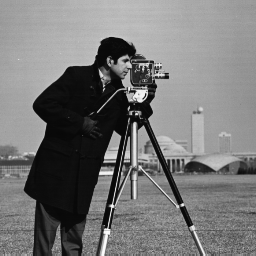
#> input picture U4/cameraman.tif, 256 x 256 px, given in place of circuit_board_noise.tif, which was not available
$ python PDI_U4_Restauracion_p1_Ruido.py   (older library calls are emulated)
#> lines starting #> are read from the running program, lines starting #| are printed output that depends on the picture; pictures that were not available may be replaced by others from this repository, and a replacement may not be noted
# VISTO !

import cv2
import numpy as np
import matplotlib.pyplot as plt

# Definimos función para mostrar imágenes
def imshow(img, new_fig=True, title=None, color_img=False, blocking=False, colorbar=True, ticks=False):
    if new_fig:
        plt.figure()
    if color_img:
        plt.imshow(img)
    else:
        plt.imshow(img, cmap='gray')
    plt.title(title)
    if not ticks:
        plt.xticks([]), plt.yticks([])
    if colorbar:
        plt.colorbar()
    if new_fig:
        plt.show(block=blocking)

# --- Analisis tipo de ruido ----------------------------------------------------------------------
img = cv2.imread('circuit_board_noise.tif', cv2.IMREAD_GRAYSCALE)
#> img is the input picture: shape (256, 256); min 7, max 253, mean 118.7
img.shape
imshow(img, title="Imagen Original", ticks=True)

r_ini, r_end = 500, 580
c_ini, c_end = 280, 400
roi = img[r_ini:r_end, c_ini:c_end]
#> roi = empty array
imshow(roi, title="ROI", ticks=True)
# plt.figure(), plt.imshow(roi, cmap="gray", vmin=0, vmax=255), plt.show(block=False)

m = np.mean(roi)
#> m = nan
std = np.std(roi)
#> std = nan
hist, bins = np.histogram(roi.flatten(), 256, [0, 256])
#> hist = 256 values from 0 to 0; bins = 257 values from 0 to 256

plt.figure()
plt.subplot(121), plt.imshow(roi, cmap='gray'), plt.title('ROI')
plt.subplot(122), plt.plot(bins[:-1], hist), plt.title('Histograma')
plt.axvline(m, color='k', linestyle='dashed', linewidth=1)
plt.axvline(m-std, color='r', linestyle='dashed', linewidth=1)
plt.axvline(m+std, color='r', linestyle='dashed', linewidth=1)
plt.show(block=False)

# === Imagen Original =============================================
img_orig = cv2.imread('circuit_board.tif', cv2.IMREAD_GRAYSCALE)
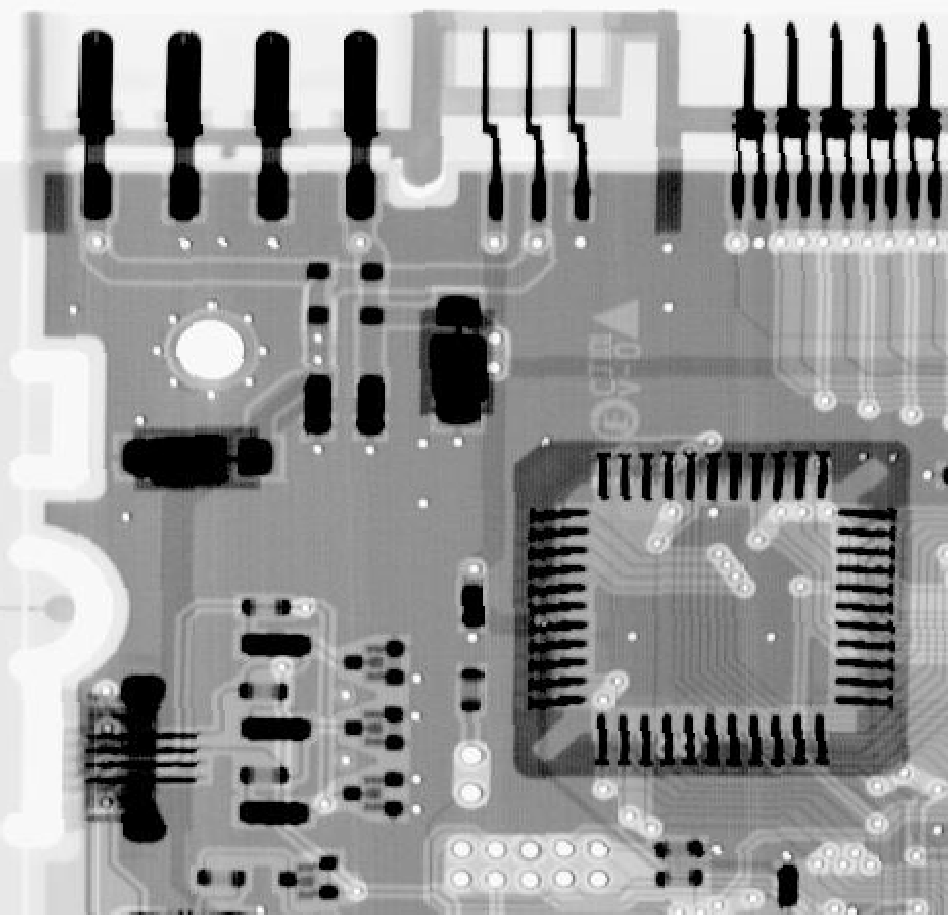
#> input picture U4/circuit_board.tif, 948 x 915 px
#> img_orig is the input picture: shape (915, 948); min 0, max 255, mean 150.8
imshow(img_orig, title="Imagen Original", ticks=True)
roi_orig = img_orig[r_ini:r_end, c_ini:c_end]
imshow(roi_orig, title="ROI", ticks=True)
#> call 4 of imshow, with new_fig = True, title = 'ROI', color_img = False, blocking = False, colorbar = True, ticks = True
#> in imshow (call 4), `plt.show(block=blocking)`:
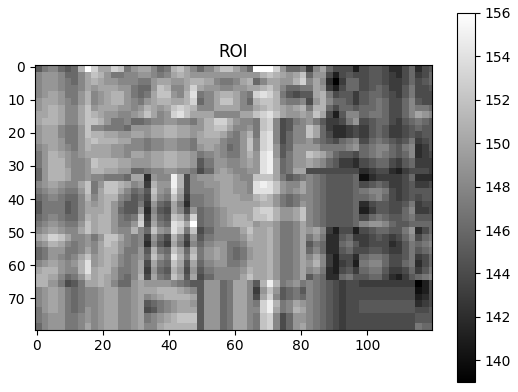
#> figure drawn by matplotlib, 2 panels

m_orig = np.mean(roi_orig)
#> m_orig = 147.7
std_orig = np.std(roi_orig)
#> std_orig = 2.73
hist_orig, bins_orig = np.histogram(roi_orig.flatten(), 256, [0, 256])
#> hist_orig = 256 values, max 1376 at index 149, min 0 at index 0, mean 37.5; bins_orig = 257 values from 0 to 256
plt.figure()
plt.subplot(221), plt.imshow(roi_orig, cmap='gray'), plt.title('ROI original')
plt.subplot(222), plt.imshow(roi, cmap='gray'), plt.title('ROI')
plt.subplot(223), plt.plot(bins_orig[:-1], hist_orig), plt.title('Histograma original')
plt.subplot(224), plt.plot(bins[:-1], hist), plt.title('Histograma')
plt.show(block=False)
#> figure, not shown here; panel 3: curve peaks at x = 149, y = 1376
# ==================================================================

# --- Otro ejemplo: Ruido uniforme -----------------------------------------------------------------------------
img = cv2.imread('circuit_board.tif', cv2.IMREAD_GRAYSCALE)
img.dtype
img.min()
img.max()

# --- Agrego ruido uniforme ----------------------
noise = np.random.rand(*img.shape)
noise_sc = noise*100
noise_sc.max()
noise_sc.min()
# imshow(noise_sc)

img_f = img.astype(np.float64)
imgn = img_f + noise_sc
imgn.max()
# imgn = np.uint8(255*(imgn/imgn.max()))  # Para analizar... que pasa si escalo y convierto a uint8? Comparar histogramas de ambas ROIs

plt.figure()
ax1=plt.subplot(121); plt.imshow(img, cmap='gray'), plt.title('Imagen Original')
plt.subplot(122,sharex=ax1, sharey=ax1), plt.imshow(imgn, cmap='gray'), plt.title('Imagen Ruidosa')
plt.show(block=False)

# --- Obtengo ROI y analizo ----------------------
r_ini, r_end = 500, 580
c_ini, c_end = 280, 400
roi = imgn[r_ini:r_end, c_ini:c_end]
imshow(roi, title="ROI", ticks=True)
#> in imshow (call 5), `plt.show(block=blocking)`:
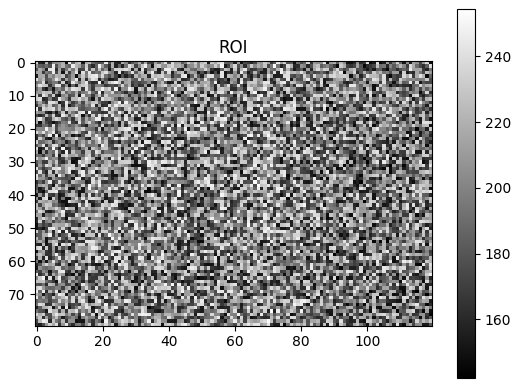
#> figure drawn by matplotlib, 2 panels

m = np.mean(roi)
#> m = 197.6
hist, bins = np.histogram(roi.flatten(), 256, [0, 256])
#> hist = 256 values, max 131 at index 169, min 0 at index 0, mean 37.5

plt.figure()
plt.subplot(121), plt.imshow(roi, cmap='gray'), plt.title('ROI')
plt.subplot(122), plt.plot(bins[:-1], hist), plt.title('Histograma')
plt.show(block=False)
#> figure, not shown here; panel 2: curve peaks at x = 169, y = 131

plt.figure()
plt.subplot(221), plt.imshow(roi_orig, cmap='gray'), plt.title('ROI Original')
plt.subplot(222), plt.imshow(roi, cmap='gray'), plt.title('ROI (ruido)')
plt.subplot(223), plt.plot(bins_orig[:-1], hist_orig), plt.title('Histograma Original')
plt.subplot(224), plt.plot(bins[:-1], hist), plt.title('Histograma (ruido)')
plt.show(block=False)
#> figure, not shown here; panel 3: curve peaks at x = 149, y = 1376; panel 4: curve peaks at x = 169, y = 131


# -----------------------------------------------------------------------------------------
# --- Ejemplo filtrado espacial: Contrharmonic mean (salt, pepper) ------------------------
# -----------------------------------------------------------------------------------------
def imnoise_pepper(img, p=0.2):
#> called with p = 0.3
    img_noise = img.copy()
    x = np.random.rand(*img.shape)
    img_noise[x<p] = 0
    return img_noise

def imnoise_salt(img, p=0.2):
    img_noise = img.copy()
    x = np.random.rand(*img.shape)
    img_noise[x<p] = 255
    return img_noise

def charmean(imgn, k=3, Q=1.5):
#> called with k = 3, Q = 1.5
    imgn_f = imgn.astype(np.float64)
    if Q<0:
        imgn_f += np.finfo(float).eps
    w = np.ones((k,k))
    I_num = cv2.filter2D(imgn_f**(Q+1), cv2.CV_64F, w)
    I_den = cv2.filter2D(imgn_f**Q, cv2.CV_64F, w)
    I = I_num/(I_den + np.finfo(float).eps)
    return I

# --- Ruido pepper ----------------------------------------------
img = cv2.imread('circuit_board.tif', cv2.IMREAD_GRAYSCALE)
imgn = imnoise_pepper(img, 0.3)
# imgn = imnoise_pepper(img, 0.1)
# imgn = imnoise_pepper(img, 0.2)
imshow(imgn, title="Imagen con Ruido Pepper")

# Aplico el filtrado espacial filtrado espacial "Contrharmonic-Mean"
imgn_ch_filt = charmean(imgn, 3, 1.5)
imshow(imgn_ch_filt)

# También aplicamos filtro de mediana para comparar
imgn_median_filt3 = cv2.medianBlur(imgn, 3)
imgn_median_filt5 = cv2.medianBlur(imgn, 5)

# Comparamos
plt.figure()
ax1=plt.subplot(221); imshow(imgn, new_fig=False, colorbar=False, title="Imagen ruidosa")
plt.subplot(222, sharex=ax1, sharey=ax1), imshow(imgn_ch_filt, new_fig=False, colorbar=False, title="charmean")
plt.subplot(223, sharex=ax1, sharey=ax1), imshow(imgn_median_filt3, new_fig=False, colorbar=False, title="Median 3")
plt.subplot(224, sharex=ax1, sharey=ax1), imshow(imgn_median_filt5, new_fig=False, colorbar=False, title="Median 7")
plt.show(block=False)

# --- Ruido salt ----------------------------------------------
img = cv2.imread('circuit_board.tif', cv2.IMREAD_GRAYSCALE)
imgn = imnoise_salt(img, 0.3)
#> in imnoise_salt, `img_noise[x<p] = 255`:
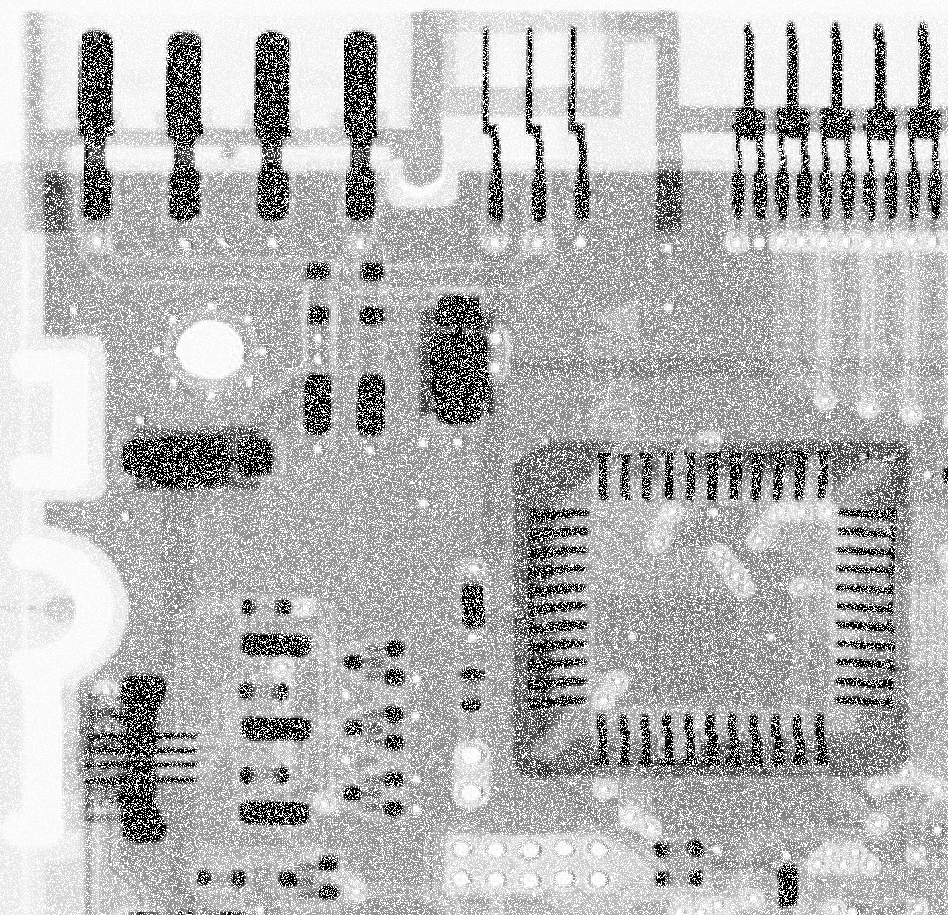
#> img_noise: shape (915, 948); min 0, max 255, mean 182.1
# imgn = imnoise_salt(img, 0.1)
# imgn = imnoise_salt(img, 0.2)
imshow(imgn, title="Imagen con Ruido Salt")

# Aplico el filtrado espacial filtrado espacial "Contrharmonic-Mean"
imgn_ch_filt = charmean(imgn, 3, -1.5)
#> call 2 of charmean, with k = 3, Q = -1.5
#> in charmean (call 2), `imgn_f += np.finfo(float).eps`: imgn_f: shape (915, 948) float64; min 2.22e-16, max 255, mean 182.1
#> in charmean (call 2), `I_num = cv2.filter2D(imgn_f**(Q+1), cv2.CV_64F, w)`:
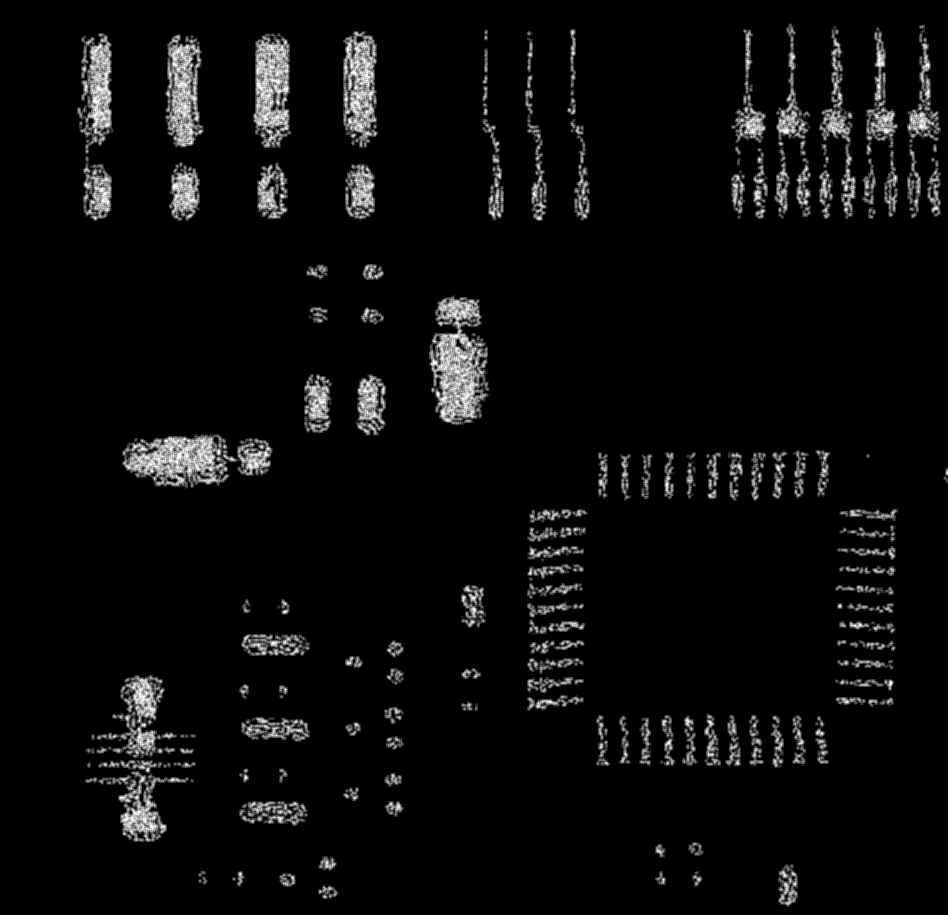
#> I_num: shape (915, 948) float64; min 0.564, max 603979776, mean 26850741.4; drawn with min black and max white
imshow(imgn_ch_filt)
#> in imshow (call 13), `plt.show(block=blocking)`:
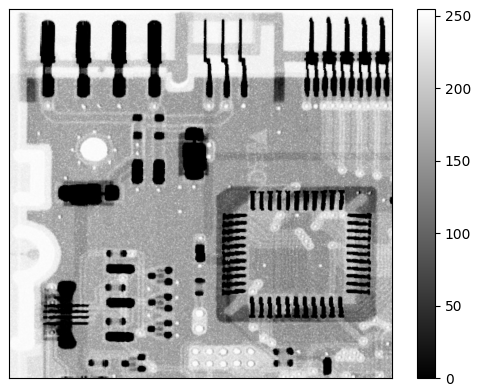
#> figure drawn by matplotlib, 2 panels

# También aplicamos filtro de mediana para comparar
imgn_median_filt3 = cv2.medianBlur(imgn, 3)
imgn_median_filt5 = cv2.medianBlur(imgn, 5)
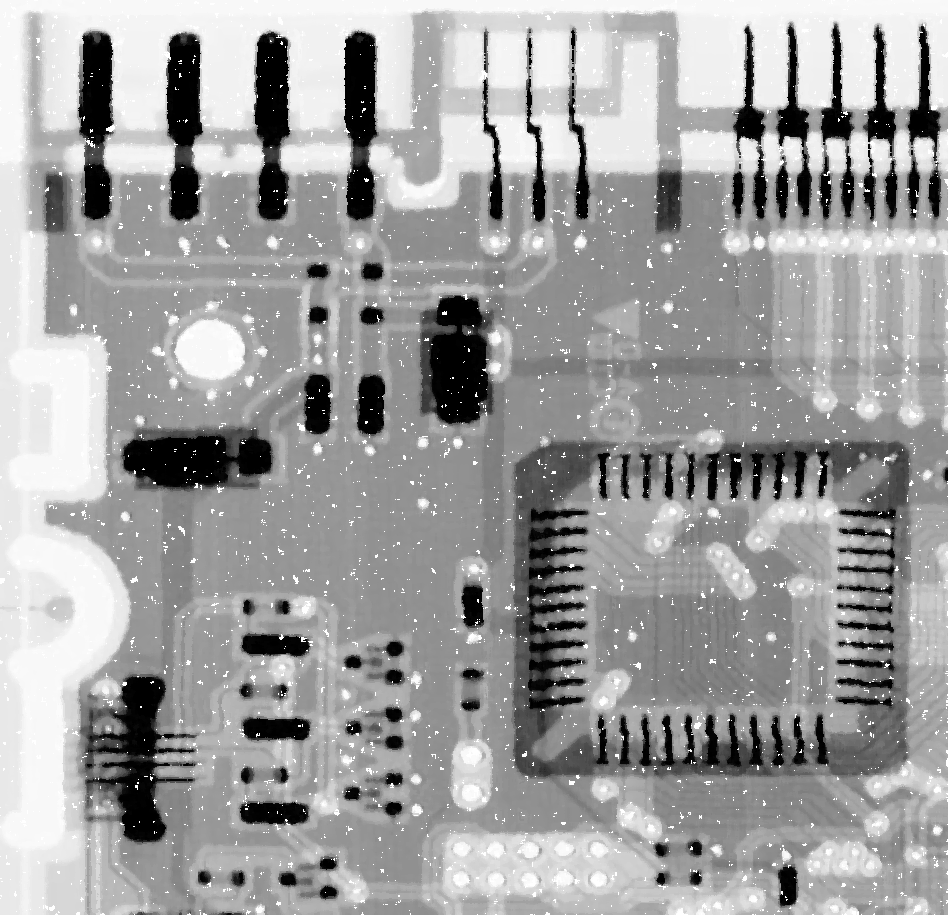
#> imgn_median_filt5: shape (915, 948); min 0, max 255, mean 158.9

# Comparamos
plt.figure()
ax1=plt.subplot(221); imshow(imgn, new_fig=False, colorbar=False, title="Imagen ruidosa")
plt.subplot(222, sharex=ax1, sharey=ax1), imshow(imgn_ch_filt, new_fig=False, colorbar=False, title="charmean")
plt.subplot(223, sharex=ax1, sharey=ax1), imshow(imgn_median_filt3, new_fig=False, colorbar=False, title="Median 3")
plt.subplot(224, sharex=ax1, sharey=ax1), imshow(imgn_median_filt5, new_fig=False, colorbar=False, title="Median 5")
plt.show(block=False)
